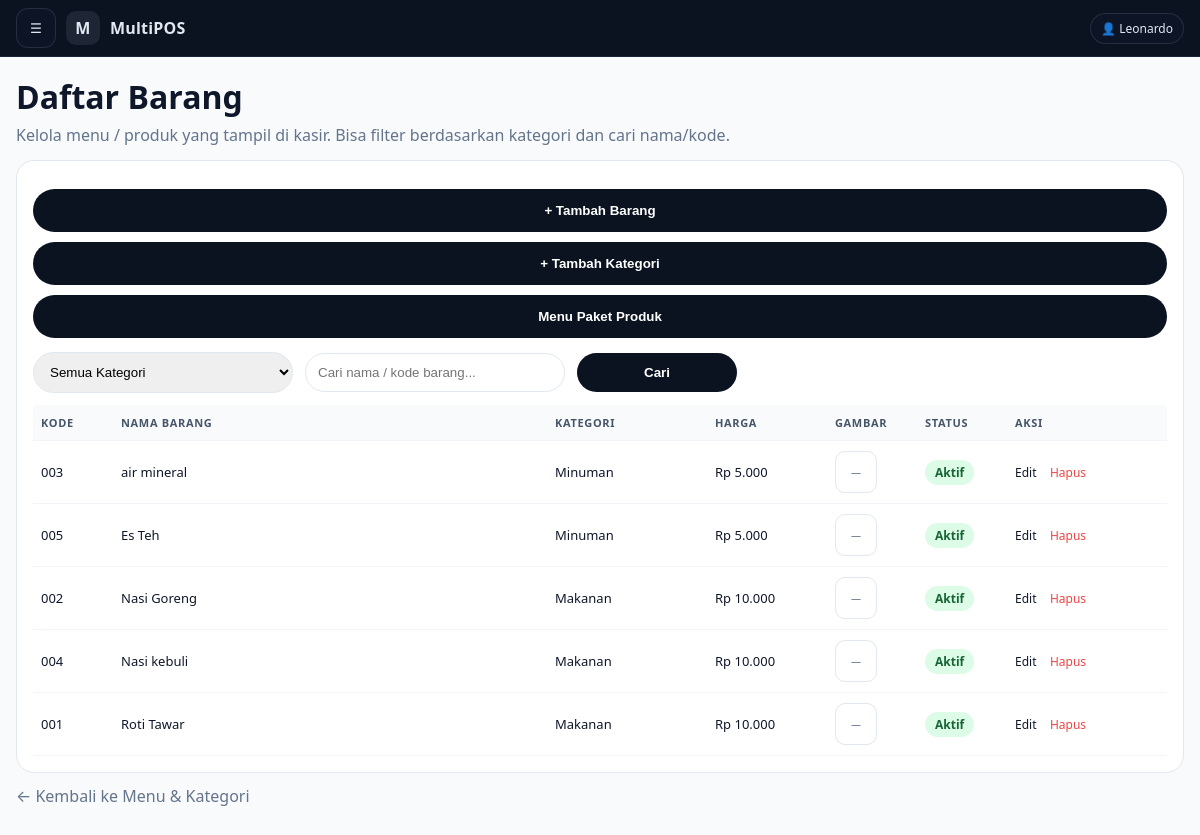
Page /advance/admin_produk_list.php (signed in) on the committed database.
### tables this page shows
CREATE TABLE `products` (
  `id` bigint(20) UNSIGNED NOT NULL,
  `store_id` bigint(20) UNSIGNED NOT NULL,
  `category_id` bigint(20) UNSIGNED DEFAULT NULL,
  `sku` varchar(60) DEFAULT NULL,
  `image_path` varchar(255) DEFAULT NULL,
  `name` varchar(150) NOT NULL,
  `price` int(10) UNSIGNED NOT NULL DEFAULT 0,
  `stock` int(11) NOT NULL DEFAULT 0,
  `is_active` tinyint(1) NOT NULL DEFAULT 1,
  `discount_is_active` tinyint(1) NOT NULL DEFAULT 0,
  `discount_percent` int(10) UNSIGNED NOT NULL DEFAULT 0,
  `created_at` timestamp NOT NULL DEFAULT current_timestamp(),
  `updated_at` timestamp NULL DEFAULT NULL ON UPDATE current_timestamp()
);

CREATE TABLE `categories` (
  `id` bigint(20) UNSIGNED NOT NULL,
  `store_id` bigint(20) UNSIGNED NOT NULL,
  `name` varchar(100) NOT NULL,
  `is_active` tinyint(1) NOT NULL DEFAULT 1,
  `created_at` timestamp NOT NULL DEFAULT current_timestamp()
);

### config/auth.php (called while the page is built, shortened)
<?php
function auth_user(): ?array { return $_SESSION['user'] ?? null; }
function require_role(array $roles): void {
  $r = auth_user()['role'] ?? '';
}

### advance/admin_produk_list.php (the view, shortened to what this page needs)
<?php
require __DIR__ . '/../config/db.php';
require __DIR__ . '/../config/auth.php';
$adminId=(int)auth_user()['id'];
$st = $pdo->prepare("SELECT id,name FROM stores WHERE owner_admin_id=? AND is_active=1 LIMIT 1");
$st->execute([$adminId]);
$store = $st->fetch(PDO::FETCH_ASSOC);
$storeId=(int)$store['id'];
$dbName = (string)$pdo->query("SELECT DATABASE()")->fetchColumn();
function table_exists(PDO $pdo, string $dbName, string $table): bool {
  $q = $pdo->prepare("SELECT 1 FROM INFORMATION_SCHEMA.TABLES WHERE TABLE_SCHEMA=? AND TABLE_NAME=? LIMIT 1");
  $q->execute([$dbName, $table]);
  return (bool)$q->fetchColumn();
}
function columns_of(PDO $pdo, string $dbName, string $table): array {
  $q = $pdo->prepare("SELECT COLUMN_NAME FROM INFORMATION_SCHEMA.COLUMNS WHERE TABLE_SCHEMA=? AND TABLE_NAME=? ORDER BY ORDINAL_POSITION");
  $q->execute([$dbName, $table]);
  return array_map(fn($r)=> (string)$r['COLUMN_NAME'], $q->fetchAll(PDO::FETCH_ASSOC));
}
function has_col(array $cols, string $c): bool { return in_array($c, $cols, true); }
$prodCols = columns_of($pdo, $dbName, 'products');
$catCols  = table_exists($pdo, $dbName, 'categories') ? columns_of($pdo, $dbName, 'categories') : [];
$colSku   = has_col($prodCols,'sku') ? 'sku' : (has_col($prodCols,'code') ? 'code' : null);
$colName  = has_col($prodCols,'name') ? 'name' : (has_col($prodCols,'title') ? 'title' : 'name');
$colPrice = has_col($prodCols,'price') ? 'price' : (has_col($prodCols,'sell_price') ? 'sell_price' : null);
$colActive= has_col($prodCols,'is_active') ? 'is_active' : null;
$colStore = has_col($prodCols,'store_id') ? 'store_id' : null;
$colCat   = has_col($prodCols,'category_id') ? 'category_id' : (has_col($prodCols,'cat_id') ? 'cat_id' : null);
$select = ["p.id", "p.`$colName` AS name"];
if ($colSku) $select[] = "p.`$colSku` AS sku";
if ($colPrice) $select[] = "p.`$colPrice` AS price";
if ($colActive) $select[] = "p.`$colActive` AS is_active";
if ($colCat) $select[] = "p.`$colCat` AS category_id";
$join = "";
$catNameSelect = "'' AS category_name";
if ($colCat && table_exists($pdo, $dbName, 'categories')) {
  $join = " LEFT JOIN categories c ON c.id = p.`$colCat` ";
  $catNameSelect = "c.name AS category_name";
}
$sql = "SELECT " . implode(", ", $select) . ", $catNameSelect
        FROM products p
        $join
        WHERE 1=1";
$params = [];
if ($colStore) { $sql .= " AND p.store_id=?"; $params[]=$storeId; }
if ($colActive) { $sql .= " AND p.`$colActive`=1"; }
$sql .= " ORDER BY p.`$colName` ASC LIMIT 500";
$q = $pdo->prepare($sql);
$q->execute($params);
$products = $q->fetchAll(PDO::FETCH_ASSOC);
require __DIR__ . '/../publik/partials/admin_layout_top.php';
?>
<div class="wrap">
  <h1 style="margin:0 0 6px;">Daftar Barang</h1>
  <div class="muted">Kelola menu / produk yang tampil di kasir. Bisa filter berdasarkan kategori dan cari nama/kode.</div>
  <div class="panel" style="margin-top:14px;">
    <div class="btnBar">
      <button class="bigBtn" type="button" onclick="alert('Nanti kita sambungkan ke form tambah barang (file terpisah).');">+ Tambah Barang</button>
      <button class="bigBtn" type="button" onclick="location.href='admin_kategori_list.php';">+ Tambah Kategori</button>
      <button class="bigBtn" type="button" onclick="location.href='admin_paket_produk.php';">Menu Paket Produk</button>
    </div>
    <form method="get" class="filters">
      <select name="cat">
        <option value="0">Semua Kategori</option>
      </select>
      <input type="text" name="q" placeholder="Cari nama / kode barang..." value="<?= htmlspecialchars((string)($_GET['q'] ?? '')) ?>">
      <button class="searchBtn" type="submit">Cari</button>
    </form>
    <table>
      <tr>
        <th style="width:80px;">KODE</th>
        <th>NAMA BARANG</th>
        <th style="width:160px;">KATEGORI</th>
        <th style="width:120px;">HARGA</th>
        <th style="width:90px;">GAMBAR</th>
        <th style="width:90px;">STATUS</th>
        <th style="width:160px;">AKSI</th>
      </tr>
      <?php if(!$products): ?>
        <tr><td colspan="7" class="muted">Belum ada data produk.</td></tr>
      <?php else: ?>
        <?php foreach($products as $p): ?>
          <tr>
            <td><?= htmlspecialchars((string)($p['sku'] ?? '—')) ?></td>
            <td><?= htmlspecialchars((string)($p['name'] ?? '')) ?></td>
            <td><?= htmlspecialchars((string)($p['category_name'] ?? '')) ?></td>
            <td><?php $price=(float)($p['price'] ?? 0); echo 'Rp '.number_format($price,0,',','.'); ?></td>
            <td>
              <div class="imgbox">
                <?php if(!empty($p['image'])): ?>
                  <img src="<?= htmlspecialchars((string)$p['image']) ?>" alt="">
                <?php else: ?>
                  <span class="muted" style="font-size:10px;">—</span>
                <?php endif; ?>
              </div>
            </td>
            <td><span class="pill">Aktif</span></td>
            <td class="actions">
              <a href="#" onclick="alert('Edit produk nanti kita buat file admin_produk_edit.php');return false;">Edit</a>
              <a class="del" href="#" onclick="alert('Hapus produk nanti kita buat file admin_produk_delete.php');return false;">Hapus</a>
            </td>
          </tr>
        <?php endforeach; ?>
      <?php endif; ?>
    </table>
  </div>
  <div style="margin-top:12px;">
    <a class="muted" href="admin_menu_kategori.php" style="text-decoration:none;">← Kembali ke Menu & Kategori</a>
  </div>
</div>
<?php require __DIR__ . '/../publik/partials/admin_layout_bottom.php'; ?>

### publik/partials/admin_layout_top.php (style rules this page uses)
:root { --bg:#0b1220; --panel:#0f172a; --panel2:#111c34; --text:#e2e8f0; --muted:#94a3b8; --card:#ffffff; --border:#e2e8f0; --content-bg:#f8fafc; --accent:#2563eb; --danger:#ef4444; }
* { box-sizing:border-box }
html,body { height:100% }
body { margin:0; font-family: ui-sans-serif, system-ui, -apple-system, Segoe UI, Roboto, Helvetica, Arial, "Apple Color Emoji","Segoe UI Emoji"; background: var(--content-bg); color:#0f172a; }
a { color:inherit }
.muted { color:var(--muted) }

### advance/admin_produk_list.php (style rules this page uses)
.wrap { max-width:1200px; }
.muted { color:#64748b }
.panel { background:#fff;border:1px solid #e2e8f0;border-radius:18px;padding:16px; }
.btnBar { display:flex;flex-direction:column;gap:10px;margin:12px 0 14px; }
.bigBtn { width:100%;padding:14px 16px;border-radius:999px;border:0; background:#0b1220;color:#fff;font-weight:900;cursor:pointer; }
.filters { display:flex;gap:12px;flex-wrap:wrap;align-items:center;margin:12px 0; }
select,input { padding:11px 12px;border-radius:999px;border:1px solid #e2e8f0; min-width:260px; }
.searchBtn { min-width:160px;padding:12px 14px;border-radius:999px;border:0;background:#0b1220;color:#fff;font-weight:900;cursor:pointer }
table { width:100%;border-collapse:collapse;margin-top:10px; }
th,td { border-bottom:1px solid #f1f5f9;padding:10px 8px;text-align:left;font-size:13px; }
th { background:#f8fafc;color:#475569;font-weight:900;letter-spacing:.06em;font-size:11px; }
.pill { display:inline-block;padding:4px 10px;border-radius:999px;font-size:12px;background:#dcfce7;color:#166534;font-weight:900; }
.actions a { margin-right:10px;font-size:12px;text-decoration:none }
.actions a.del { color:#ef4444 }
.imgbox { width:42px;height:42px;border-radius:10px;border:1px solid #e2e8f0;background:#fff;display:flex;align-items:center;justify-content:center;overflow:hidden; }

### rows in the picture
products: sku "003", name "air mineral", category.name "Minuman", price "5.000"
products: sku "005", name "Es Teh", category.name "Minuman", price "5.000"
products: sku "002", name "Nasi Goreng", category.name "Makanan", price "10.000"
products: sku "004", name "Nasi kebuli", category.name "Makanan", price "10.000"
products: sku "001", name "Roti Tawar", category.name "Makanan", price "10.000"

### other values in the picture
mb_substr((string)$appName, 0, 1) "M"
$appName "MultiPOS"
$userName "Leonardo"
